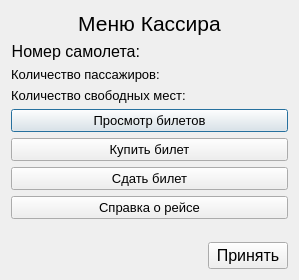
<?xml version="1.0" encoding="UTF-8"?>
<ui version="4.0">
 <class>Dialog_MenuCashier</class>
 <widget class="QDialog" name="Dialog_MenuCashier">
  <property name="geometry">
   <rect>
    <x>0</x>
    <y>0</y>
    <width>299</width>
    <height>280</height>
   </rect>
  </property>
  <property name="windowTitle">
   <string>Dialog</string>
  </property>
  <layout class="QVBoxLayout" name="verticalLayout">
   <item>
    <widget class="QLabel" name="mainLabel">
     <property name="font">
      <font>
       <pointsize>16</pointsize>
      </font>
     </property>
     <property name="text">
      <string>Меню Кассира</string>
     </property>
     <property name="alignment">
      <set>Qt::AlignCenter</set>
     </property>
    </widget>
   </item>
   <item>
    <layout class="QHBoxLayout" name="horizontalLayout">
     <item>
      <widget class="QLabel" name="label_2">
       <property name="sizePolicy">
        <sizepolicy hsizetype="Maximum" vsizetype="Preferred">
         <horstretch>0</horstretch>
         <verstretch>0</verstretch>
        </sizepolicy>
       </property>
       <property name="font">
        <font>
         <pointsize>12</pointsize>
        </font>
       </property>
       <property name="text">
        <string>Номер самолета:</string>
       </property>
       <property name="alignment">
        <set>Qt::AlignRight|Qt::AlignTrailing|Qt::AlignVCenter</set>
       </property>
      </widget>
     </item>
     <item>
      <widget class="QLabel" name="numberPlane">
       <property name="font">
        <font>
         <pointsize>12</pointsize>
        </font>
       </property>
       <property name="text">
        <string/>
       </property>
      </widget>
     </item>
    </layout>
   </item>
   <item>
    <layout class="QHBoxLayout" name="horizontalLayout_3">
     <item>
      <widget class="QLabel" name="label_3">
       <property name="sizePolicy">
        <sizepolicy hsizetype="Maximum" vsizetype="Preferred">
         <horstretch>0</horstretch>
         <verstretch>0</verstretch>
        </sizepolicy>
       </property>
       <property name="font">
        <font>
         <pointsize>10</pointsize>
        </font>
       </property>
       <property name="text">
        <string>Количество пассажиров:</string>
       </property>
      </widget>
     </item>
     <item>
      <widget class="QLabel" name="countPassengers">
       <property name="font">
        <font>
         <pointsize>10</pointsize>
        </font>
       </property>
       <property name="text">
        <string/>
       </property>
      </widget>
     </item>
    </layout>
   </item>
   <item>
    <layout class="QHBoxLayout" name="horizontalLayout_4">
     <item>
      <widget class="QLabel" name="label_5">
       <property name="sizePolicy">
        <sizepolicy hsizetype="Maximum" vsizetype="Preferred">
         <horstretch>0</horstretch>
         <verstretch>0</verstretch>
        </sizepolicy>
       </property>
       <property name="font">
        <font>
         <pointsize>10</pointsize>
        </font>
       </property>
       <property name="text">
        <string>Количество свободных мест:</string>
       </property>
      </widget>
     </item>
     <item>
      <widget class="QLabel" name="countFreePlace">
       <property name="font">
        <font>
         <pointsize>10</pointsize>
        </font>
       </property>
       <property name="text">
        <string/>
       </property>
      </widget>
     </item>
    </layout>
   </item>
   <item>
    <widget class="QPushButton" name="buttonCheckTickets">
     <property name="font">
      <font>
       <pointsize>10</pointsize>
      </font>
     </property>
     <property name="text">
      <string>Просмотр билетов</string>
     </property>
    </widget>
   </item>
   <item>
    <widget class="QPushButton" name="buttonBuyTicket">
     <property name="font">
      <font>
       <pointsize>10</pointsize>
      </font>
     </property>
     <property name="text">
      <string>Купить билет</string>
     </property>
    </widget>
   </item>
   <item>
    <widget class="QPushButton" name="buttonHandOverTicket">
     <property name="font">
      <font>
       <pointsize>10</pointsize>
      </font>
     </property>
     <property name="text">
      <string>Сдать билет</string>
     </property>
    </widget>
   </item>
   <item>
    <widget class="QPushButton" name="buttonReferenceRace">
     <property name="font">
      <font>
       <pointsize>10</pointsize>
      </font>
     </property>
     <property name="text">
      <string>Справка о рейсе</string>
     </property>
    </widget>
   </item>
   <item>
    <spacer name="verticalSpacer">
     <property name="orientation">
      <enum>Qt::Vertical</enum>
     </property>
     <property name="sizeHint" stdset="0">
      <size>
       <width>20</width>
       <height>40</height>
      </size>
     </property>
    </spacer>
   </item>
   <item>
    <layout class="QHBoxLayout" name="horizontalLayout_2">
     <item>
      <spacer name="horizontalSpacer">
       <property name="orientation">
        <enum>Qt::Horizontal</enum>
       </property>
       <property name="sizeHint" stdset="0">
        <size>
         <width>40</width>
         <height>20</height>
        </size>
       </property>
      </spacer>
     </item>
     <item>
      <widget class="QPushButton" name="accept">
       <property name="font">
        <font>
         <pointsize>12</pointsize>
        </font>
       </property>
       <property name="text">
        <string>Принять</string>
       </property>
      </widget>
     </item>
    </layout>
   </item>
  </layout>
 </widget>
 <resources/>
 <connections>
  <connection>
   <sender>accept</sender>
   <signal>clicked()</signal>
   <receiver>Dialog_MenuCashier</receiver>
   <slot>accept()</slot>
   <hints>
    <hint type="sourcelabel">
     <x>248</x>
     <y>256</y>
    </hint>
    <hint type="destinationlabel">
     <x>149</x>
     <y>139</y>
    </hint>
   </hints>
  </connection>
 </connections>
</ui>
